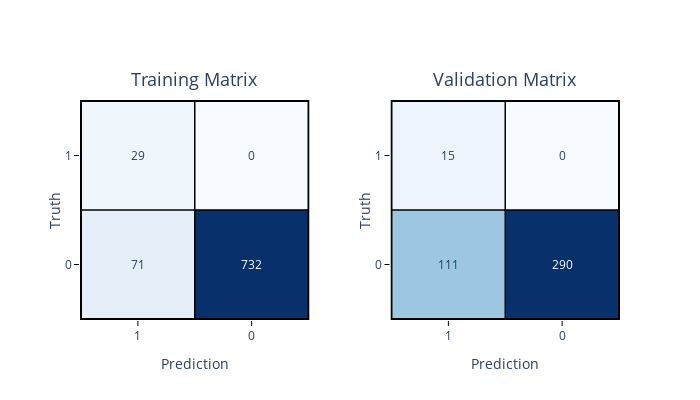

Notebook code cell kept with this figure:
### Code cell
from eppi_text_classification import binary_train_valid_confusion_plotly

binary_train_valid_confusion_plotly(
    y_train,
    y_train_pred,
    y_test,
    y_test_pred,
    postive_label="Included",
    negative_label="Excluded",
)

### Figure 1 — Plotly figure (JSON) as saved in the notebook; plotly's stock layout.template omitted (floating-point values rounded to 4 significant figures)
{"data": [{"colorscale": [[0, "rgb(247,251,255)"], [0.125, "rgb(222,235,247)"], [0.25, "rgb(198,219,239)"], [0.375, "rgb(158,202,225)"], [0.5, "rgb(107,174,214)"], [0.625, "rgb(66,146,198)"], [0.75, "rgb(33,113,181)"], [0.875, "rgb(8,81,156)"], [1, "rgb(8,48,107)"]], "hoverinfo": "text", "showscale": false, "text": [["Truth: Excluded<br>Prediction: Included<br>Total: 71", "Truth: Excluded<br>Prediction: Excluded<br>Total: 732"], ["Truth: Included<br>Prediction: Included<br>Total: 29", "Truth: Included<br>Prediction: Excluded<br>Total: 0"]], "type": "heatmap", "x": ["0", "1"], "xaxis": "x", "y": ["0", "1"], "yaxis": "y", "z": [[71, 732], [29, 0]]}, {"colorscale": [[0, "rgb(247,251,255)"], [0.125, "rgb(222,235,247)"], [0.25, "rgb(198,219,239)"], [0.375, "rgb(158,202,225)"], [0.5, "rgb(107,174,214)"], [0.625, "rgb(66,146,198)"], [0.75, "rgb(33,113,181)"], [0.875, "rgb(8,81,156)"], [1, "rgb(8,48,107)"]], "hoverinfo": "text", "showscale": false, "text": [["Truth: Excluded<br>Prediction: Included<br>Total: 111", "Truth: Excluded<br>Prediction: Excluded<br>Total: 290"], ["Truth: Included<br>Prediction: Included<br>Total: 15", "Truth: Included<br>Prediction: Excluded<br>Total: 0"]], "type": "heatmap", "x": ["0", "1"], "xaxis": "x2", "y": ["0", "1"], "yaxis": "y2", "z": [[111, 290], [15, 0]]}], "layout": {"annotations": [{"font": {"size": 18}, "showarrow": false, "text": "Training Matrix", "x": 0.2125, "xanchor": "center", "xref": "paper", "y": 1.03, "yanchor": "bottom", "yref": "paper"}, {"font": {"size": 18}, "showarrow": false, "text": "Validation Matrix", "x": 0.7875, "xanchor": "center", "xref": "paper", "y": 1.03, "yanchor": "bottom", "yref": "paper"}, {"font": {"color": " dark blue"}, "showarrow": false, "text": "71", "x": "0", "xref": "x", "y": "0", "yref": "y"}, {"font": {"color": "white"}, "showarrow": false, "text": "732", "x": "1", "xref": "x", "y": "0", "yref": "y"}, {"font": {"color": " dark blue"}, "showarrow": false, "text": "29", "x": "0", "xref": "x", "y": "1", "yref": "y"}, {"font": {"color": " dark blue"}, "showarrow": false, "text": "0", "x": "1", "xref": "x", "y": "1", "yref": "y"}, {"font": {"color": " dark blue"}, "showarrow": false, "text": "111", "x": "0", "xref": "x2", "y": "0", "yref": "y2"}, {"font": {"color": "white"}, "showarrow": false, "text": "290", "x": "1", "xref": "x2", "y": "0", "yref": "y2"}, {"font": {"color": " dark blue"}, "showarrow": false, "text": "15", "x": "0", "xref": "x2", "y": "1", "yref": "y2"}, {"font": {"color": " dark blue"}, "showarrow": false, "text": "0", "x": "1", "xref": "x2", "y": "1", "yref": "y2"}], "autosize": false, "height": 400, "shapes": [{"line": {"color": "black", "width": 2}, "type": "rect", "x0": -0.5, "x1": 1.5, "xref": "x", "y0": -0.5, "y1": 1.5, "yref": "y"}, {"line": {"color": "black", "width": 1.5}, "type": "line", "x0": -0.5, "x1": 1.5, "xref": "x", "y0": 0.5, "y1": 0.5, "yref": "y"}, {"line": {"color": "black", "width": 1.5}, "type": "line", "x0": 0.5, "x1": 0.5, "xref": "x", "y0": -0.5, "y1": 1.5, "yref": "y"}, {"line": {"color": "black", "width": 2}, "type": "rect", "x0": -0.5, "x1": 1.5, "xref": "x2", "y0": -0.5, "y1": 1.5, "yref": "y2"}, {"line": {"color": "black", "width": 1.5}, "type": "line", "x0": -0.5, "x1": 1.5, "xref": "x2", "y0": 0.5, "y1": 0.5, "yref": "y2"}, {"line": {"color": "black", "width": 1.5}, "type": "line", "x0": 0.5, "x1": 0.5, "xref": "x2", "y0": -0.5, "y1": 1.5, "yref": "y2"}], "width": 700, "xaxis": {"anchor": "y", "domain": [0, 0.425], "mirror": true, "tickcolor": "black", "ticklen": 5, "tickmode": "array", "ticks": "outside", "ticktext": ["1", "0"], "tickvals": [0, 1], "tickwidth": 1, "title": {"text": "Prediction"}}, "xaxis2": {"anchor": "y2", "domain": [0.575, 1], "mirror": true, "tickcolor": "black", "ticklen": 5, "tickmode": "array", "ticks": "outside", "ticktext": ["1", "0"], "tickvals": [0, 1], "tickwidth": 1, "title": {"text": "Prediction"}}, "yaxis": {"anchor": "x", "domain": [0, 1], "mirror": true, "tickcolor": "black", "ticklen": 5, "tickmode": "array", "ticks": "outside", "ticktext": ["0", "1"], "tickvals": [0, 1], "tickwidth": 1, "title": {"standoff": 0.3, "text": "Truth"}}, "yaxis2": {"anchor": "x2", "domain": [0, 1], "mirror": true, "tickcolor": "black", "ticklen": 5, "tickmode": "array", "ticks": "outside", "ticktext": ["0", "1"], "tickvals": [0, 1], "tickwidth": 1, "title": {"standoff": 0.3, "text": "Truth"}}}}
